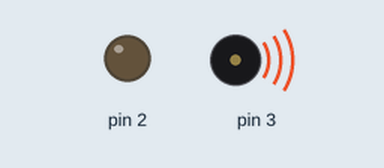
A sketch run on a simulated Arduino Uno, built with avr-gcc and run on an emulated ATmega328P. Parts: output pins drawn as LEDs (lit = HIGH), buzzer (waves = sounding).

Above: at 0.12 s.
Timing chart, 0 to 4.6 s (numbered marks = the images above):
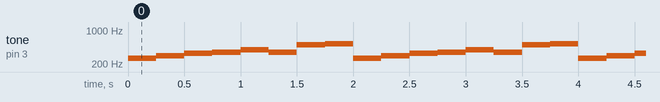

Measured:
- by itself, tone on pin 3: repeats every 2.0 s: 294 Hz 0.25 s, 330 Hz 0.25 s, 349 Hz 0.25 s, 392 Hz 0.25 s, 349 Hz 0.25 s, 494 Hz 0.25 s, 523 Hz 0.25 s, 262 Hz 0.25 s

The sketch:

major_scale.ino
```cpp
void note(int freq, int length)
{
  tone(3, freq);
  delay(length * 250);
}

void setup()
{
  pinMode(2, OUTPUT);
  digitalWrite(2, LOW);
  pinMode(3, OUTPUT);
  digitalWrite(3, LOW);
}

int DO = 262;
int RE = 294;
int MI = 330;
int FA = 349;
int SO = 392;
int LA = 440;
int TI = 494;
int DO2 = 523;

void loop()
{
  note(DO, 1);
  note(RE, 1);
  note(MI, 1);
  note(FA, 1);
  note(SO, 1);
  note(FA, 1);
  note(TI, 1);
  note(DO2, 1);
}
```
